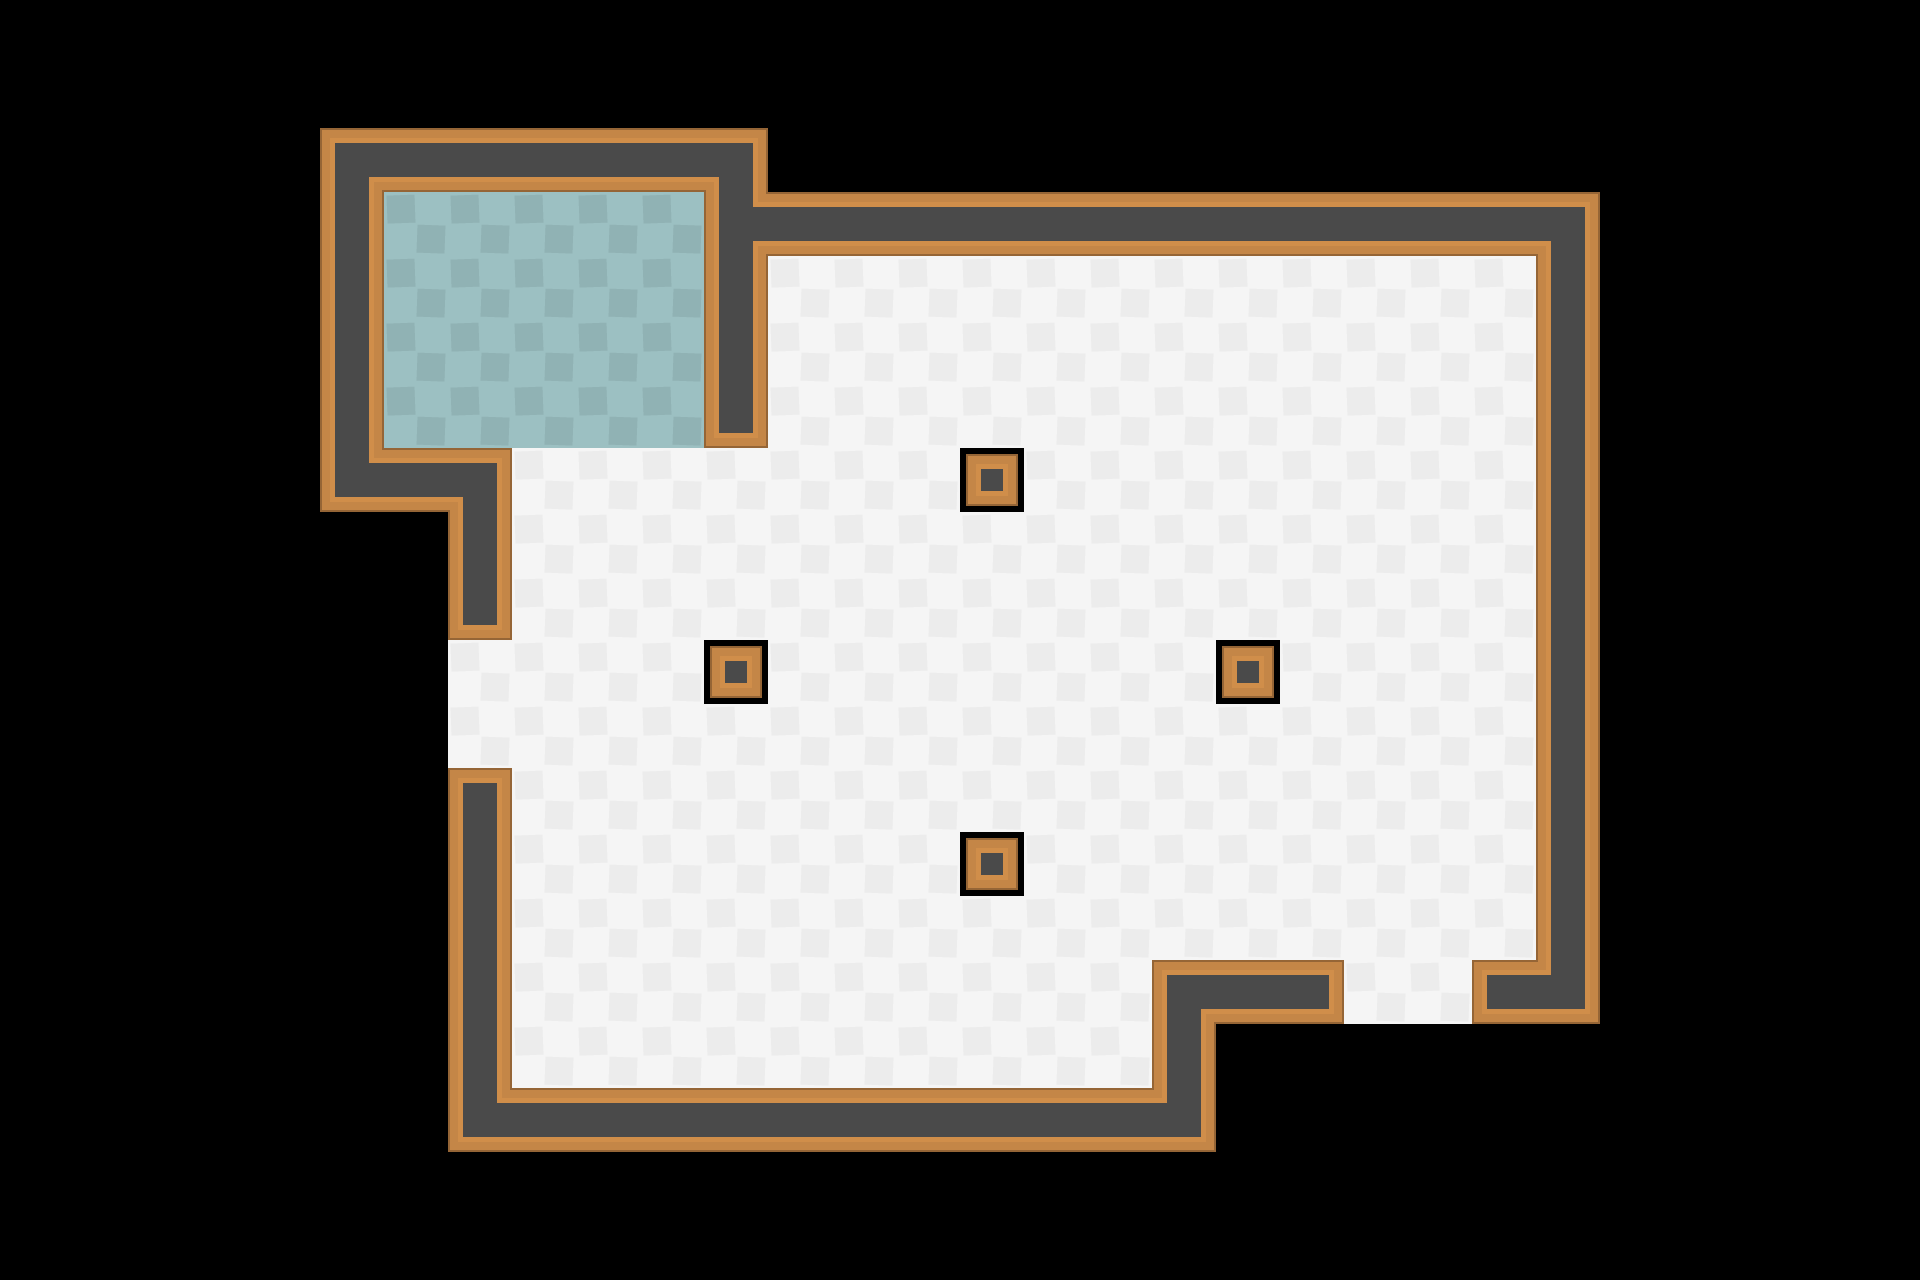

Tiled map render using the project's own tile images. Description and the whole map definition, tile-layer contents included, below:
An orthogonal 30x20 tile map with 64x64 px tiles, 1 tile layer (Tile Layer 1).

<map version="1.0" orientation="orthogonal" renderorder="right-down" width="30" height="20" tilewidth="64" tileheight="64" nextobjectid="1">
 <tileset firstgid="1" name="Test" tilewidth="64" tileheight="64" spacing="10" tilecount="540" columns="27">
  <image source="spritesheet_tiles.png" width="1988" height="1470" />
 </tileset>
 <layer name="Tile Layer 1" width="30" height="20">
  <data encoding="csv">
0,0,0,0,0,0,0,0,0,0,0,0,0,0,0,0,0,0,0,0,0,0,0,0,0,0,0,0,0,0,
0,0,0,0,0,0,0,0,0,0,0,0,0,0,0,0,0,0,0,0,0,0,0,0,0,0,0,0,0,0,
0,0,0,0,0,118,120,120,120,120,120,119,0,0,0,0,0,0,0,0,0,0,0,0,0,0,0,0,0,0,
0,0,0,0,0,147,11,11,11,11,11,148,120,120,120,120,120,120,120,120,120,120,120,120,119,0,0,0,0,0,
0,0,0,0,0,147,11,11,11,11,11,147,12,12,12,12,12,12,12,12,12,12,12,12,147,0,0,0,0,0,
0,0,0,0,0,147,11,11,11,11,11,147,12,12,12,12,12,12,12,12,12,12,12,12,147,0,0,0,0,0,
0,0,0,0,0,147,11,11,11,11,11,124,12,12,12,12,12,12,12,12,12,12,12,12,147,0,0,0,0,0,
0,0,0,0,0,145,120,119,12,12,12,12,12,12,12,180,12,12,12,12,12,12,12,12,147,0,0,0,0,0,
0,0,0,0,0,0,0,147,12,12,12,12,12,12,12,12,12,12,12,12,12,12,12,12,147,0,0,0,0,0,
0,0,0,0,0,0,0,124,12,12,12,12,12,12,12,12,12,12,12,12,12,12,12,12,147,0,0,0,0,0,
0,0,0,0,0,0,0,12,12,12,12,180,12,12,12,12,12,12,12,180,12,12,12,12,147,0,0,0,0,0,
0,0,0,0,0,0,0,12,12,12,12,12,12,12,12,12,12,12,12,12,12,12,12,12,147,0,0,0,0,0,
0,0,0,0,0,0,0,150,12,12,12,12,12,12,12,12,12,12,12,12,12,12,12,12,147,0,0,0,0,0,
0,0,0,0,0,0,0,147,12,12,12,12,12,12,12,180,12,12,12,12,12,12,12,12,147,0,0,0,0,0,
0,0,0,0,0,0,0,147,12,12,12,12,12,12,12,12,12,12,12,12,12,12,12,12,147,0,0,0,0,0,
0,0,0,0,0,0,0,147,12,12,12,12,12,12,12,12,12,12,118,120,123,12,12,151,146,0,0,0,0,0,
0,0,0,0,0,0,0,147,12,12,12,12,12,12,12,12,12,12,147,0,0,0,0,0,0,0,0,0,0,0,
0,0,0,0,0,0,0,145,120,120,120,120,120,120,120,120,120,120,146,0,0,0,0,0,0,0,0,0,0,0,
0,0,0,0,0,0,0,0,0,0,0,0,0,0,0,0,0,0,0,0,0,0,0,0,0,0,0,0,0,0,
0,0,0,0,0,0,0,0,0,0,0,0,0,0,0,0,0,0,0,0,0,0,0,0,0,0,0,0,0,0
</data>
 </layer>
</map>
